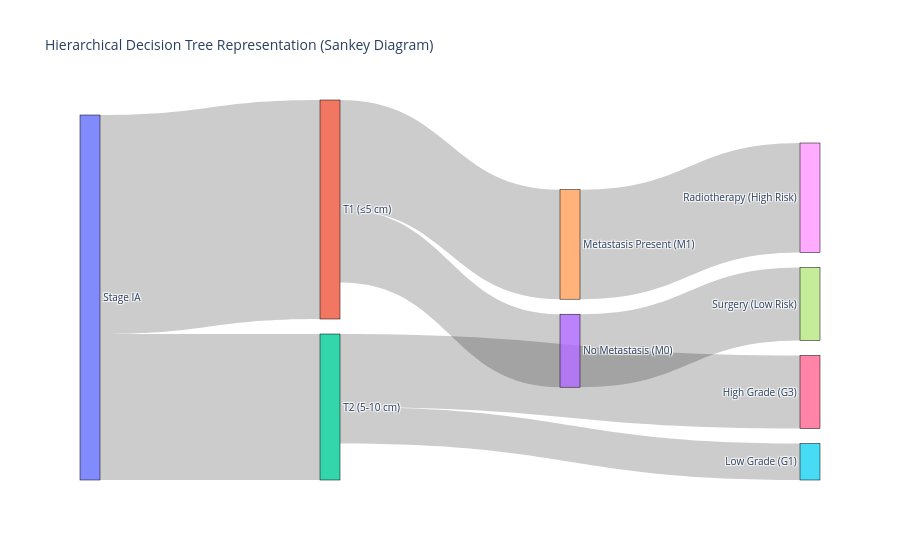

The notebook cell saved with this chart:
### Code cell
import plotly.graph_objects as go

# Define the nodes in the hierarchy
nodes = [
    'Stage IA', 'T1 (≤5 cm)', 'T2 (5-10 cm)',  # Stage and Tumor Sizes
    'No Metastasis (M0)', 'Metastasis Present (M1)',  # Metastasis
    'Low Grade (G1)', 'High Grade (G3)',  # Grades
    'Surgery (Low Risk)', 'Radiotherapy (High Risk)'  # Treatments
]

# Define links between nodes
links = dict(
    source=[0, 0, 1, 1, 2, 2, 3, 4],  # Source node indices
    target=[1, 2, 3, 4, 5, 6, 7, 8],  # Target node indices
    value=[30, 20, 10, 15, 5, 10, 10, 15]  # Patient counts for each path
)

# Create Sankey diagram
fig = go.Figure(go.Sankey(
    node=dict(
        pad=15,
        thickness=20,
        line=dict(color="black", width=0.5),
        label=nodes
    ),
    link=links
))

# Add title and display
fig.update_layout(title_text="Hierarchical Decision Tree Representation (Sankey Diagram)", font_size=10)
fig.show()

### Figure 1 — Plotly figure (JSON) as saved in the notebook; plotly's stock layout.template omitted (floating-point values rounded to 4 significant figures)
{"data": [{"link": {"source": [0, 0, 1, 1, 2, 2, 3, 4], "target": [1, 2, 3, 4, 5, 6, 7, 8], "value": [30, 20, 10, 15, 5, 10, 10, 15]}, "node": {"label": ["Stage IA", "T1 (≤5 cm)", "T2 (5-10 cm)", "No Metastasis (M0)", "Metastasis Present (M1)", "Low Grade (G1)", "High Grade (G3)", "Surgery (Low Risk)", "Radiotherapy (High Risk)"], "line": {"color": "black", "width": 0.5}, "pad": 15, "thickness": 20}, "type": "sankey"}], "layout": {"font": {"size": 10}, "title": {"text": "Hierarchical Decision Tree Representation (Sankey Diagram)"}}}
